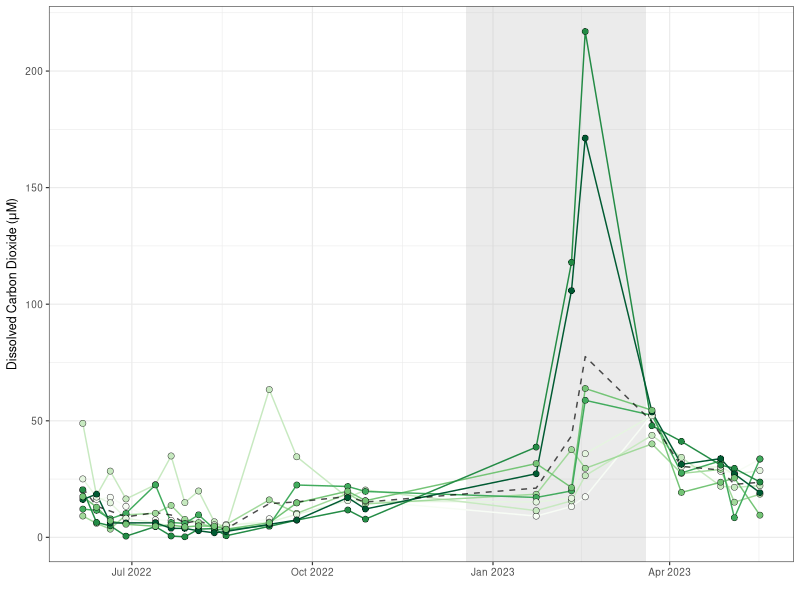
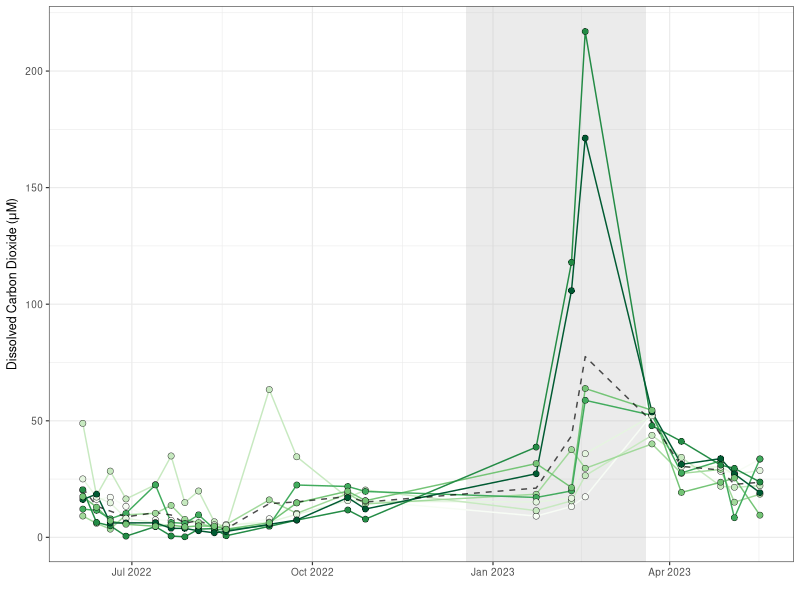

Recreate these plots in R, in order.
library(tidyverse)
library(patchwork)

macrophyte<- read_csv("data/map/crosswalk_biomass.csv")
co2_dissolved<- read_csv("data/co2_dissolved_use.csv")|>
  left_join(macrophyte, by = c("site"))
#Carbon dioxide
ggplot()+
  geom_rect(aes(xmin = as.Date("2022-12-18"), xmax = as.Date("2023-03-20"), ymin = -Inf, ymax = Inf), fill = "gray", alpha = 0.3)+
  geom_line(data = co2_dissolved, aes(x = date, y = CO2_mean, color = as.factor(biomass)), show.legend = FALSE)+
  geom_line(data = co2_dissolved, aes(x = date, y = total_mean_co2), linetype = "dashed", alpha = 0.7)+
  geom_point(data = co2_dissolved, aes(x = date, y = CO2_mean, fill = as.factor(biomass)), 
             shape = 21, size = 2, stroke = 0.2, show.legend = FALSE)+
  scale_fill_brewer(palette = "Greens")+
  scale_color_brewer(palette = "Greens")+
  ylab(expression(paste('Dissolved Carbon Dioxide (',mu,'M)')))+
  xlab("")+
  theme_bw(base_size = 9)

ggsave(filename = 'figures/Figure4.png',width = 6,height = 3,units = 'in', dpi = 500)
 
